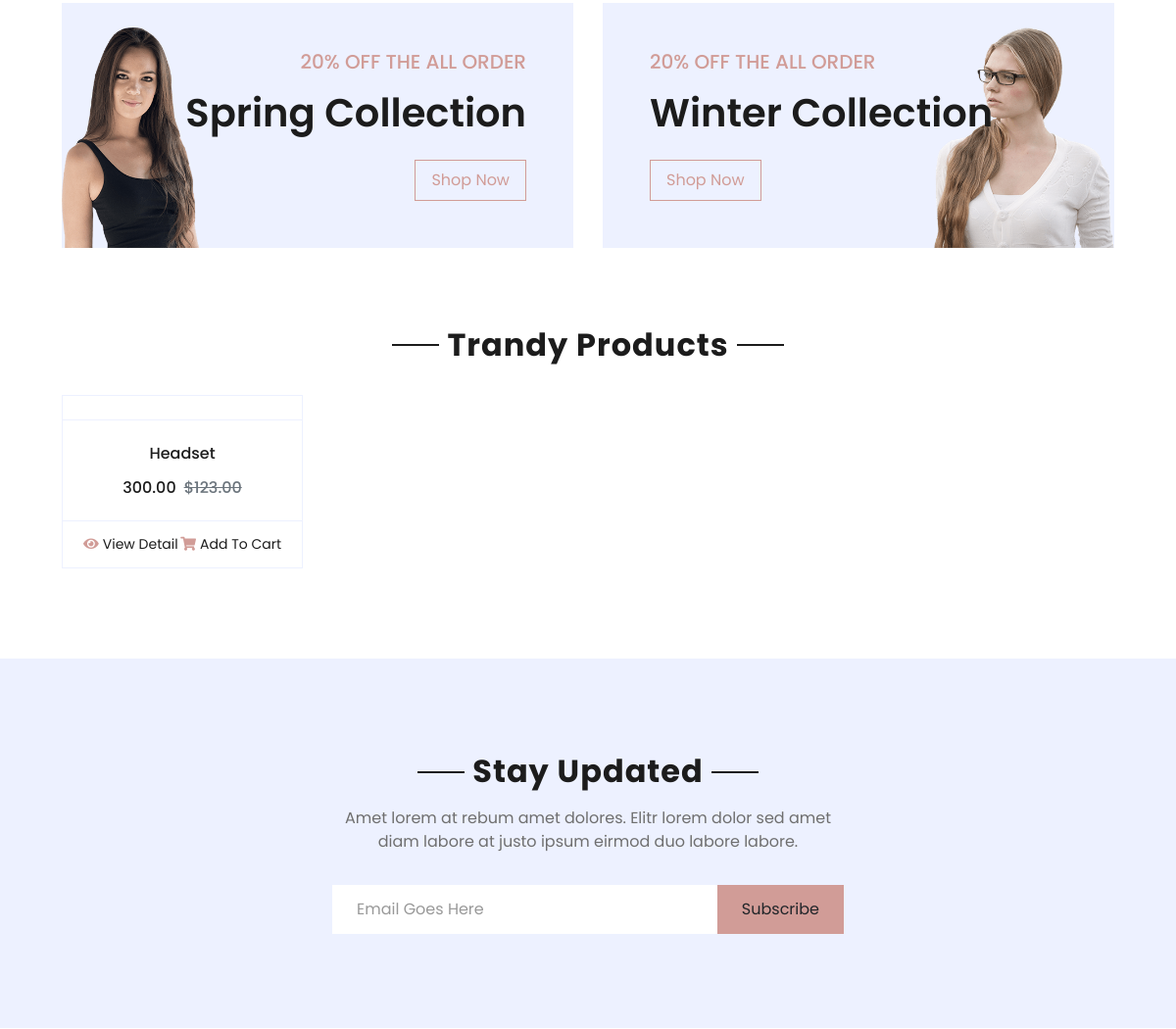
The app's page / (middle part), older data.
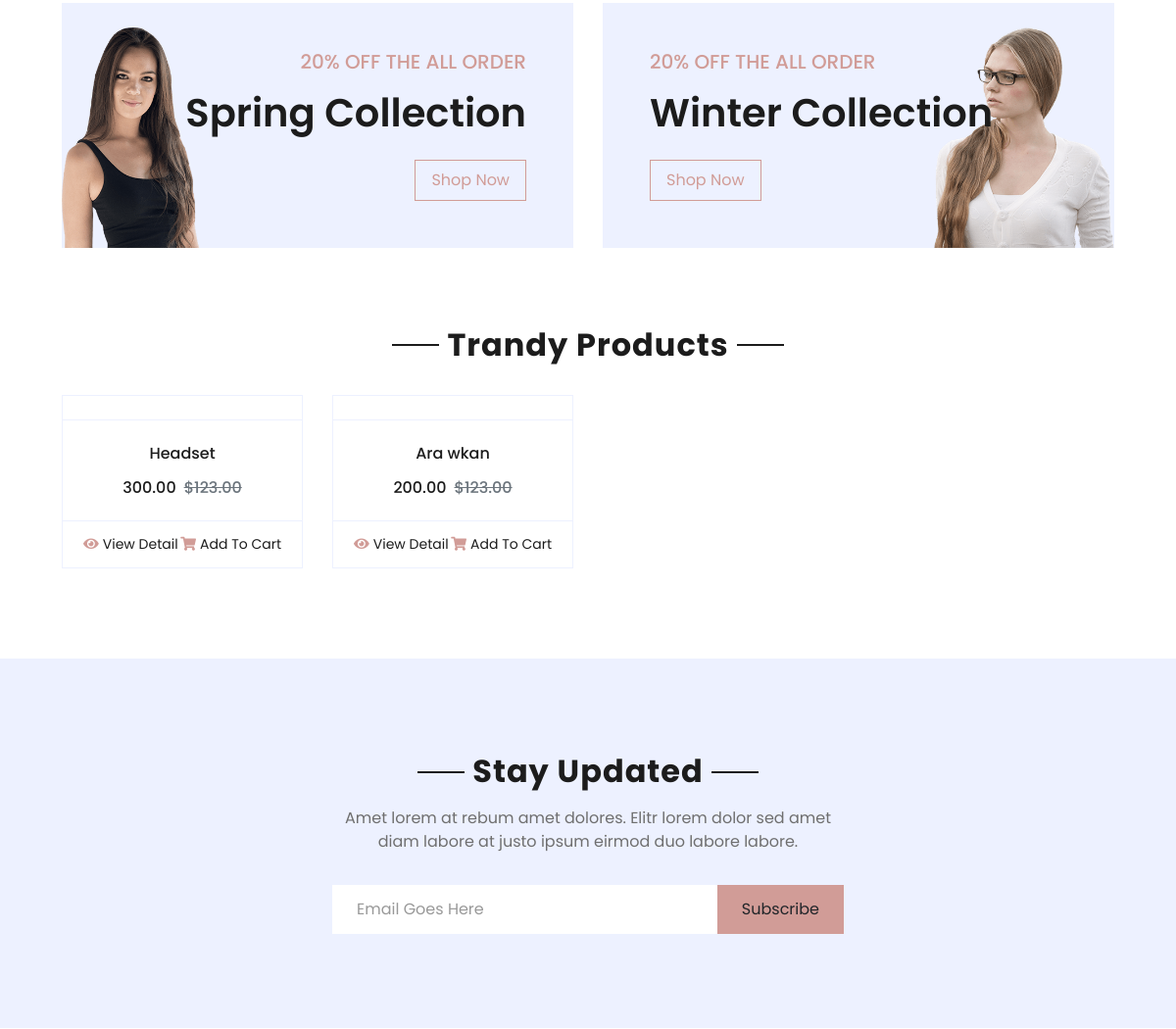
The same page, newer data.
### ProductsApp/models.py (models this page shows, shortened)
class Product(models.Model):
    name = models.CharField(max_length=100)
    category = models.ForeignKey(ProductCategory, on_delete=models.CASCADE)
    description = models.TextField(null=True)
    price = models.DecimalField(max_digits=10, decimal_places=2)
    qty = models.IntegerField()
    image = models.ImageField(upload_to='products/')
    color = models.CharField(max_length=50, null=True)
    size = models.CharField(max_length=10, null=True)

### MainApp/views.py (the view)
# urls.py: path('',views.index, name="index"),
def index(request):
    prod = Product.objects.all()
    return render(request,'index.html',{'prod': prod})

### CartApp/context_processors.py (called while the page is built)
def cart_total_quantity(request):
    total_quantity = 0
    if request.user.is_authenticated:
        cart_items = CartItem.objects.filter(user=request.user)
        total_quantity = cart_items.aggregate(Sum('quantity'))['quantity__sum'] or 0
    return {'total_quantity': total_quantity}

def wishlist_count(request):
    if request.user.is_authenticated:
        return {'wishlist_count': WishlistItem.objects.filter(user=request.user).count()}
    return {'wishlist_count': 0}

### templates/index.html (shortened to what the changed rows need)
{% extends 'base.html' %}
{% load static %}
{% block content %}
<!DOCTYPE html>
<html lang="en">
<head>
    <link href="https://cdnjs.cloudflare.com/ajax/libs/font-awesome/5.10.0/css/all.min.css" rel="stylesheet">
    <link href="{% static 'lib/owlcarousel/assets/owl.carousel.min.css' %}" rel="stylesheet">
    <link href="{% static 'css/style.css'%}" rel="stylesheet">
</head>
<body>
    <div class="container-fluid offer pt-5">
        <div class="row px-xl-5">
            <div class="col-md-6 pb-4">
                <div class="position-relative bg-secondary text-center text-md-right text-white mb-2 py-5 px-5">
                    <div class="position-relative" style="z-index: 1;">
                        <h1 class="mb-4 font-weight-semi-bold">Spring Collection</h1>
                    </div>
                </div>
            </div>
            <div class="col-md-6 pb-4">
                <div class="position-relative bg-secondary text-center text-md-left text-white mb-2 py-5 px-5">
                    <div class="position-relative" style="z-index: 1;">
                        <h1 class="mb-4 font-weight-semi-bold">Winter Collection</h1>
                    </div>
                </div>
            </div>
        </div>
    </div>
    <div class="container-fluid pt-5">
        <div class="text-center mb-4">
            <h2 class="section-title px-5"><span class="px-2">Trandy Products</span></h2>
        </div>
        <div class="row px-xl-5 pb-3">
            {% for pr in prod %}
            <div class="col-lg-3 col-md-6 col-sm-12 pb-1">
                <div class="card product-item border-0 mb-4">
                    <div class="card-header product-img position-relative overflow-hidden bg-transparent border p-0">
                    </div>
                    <div class="card-body border-left border-right text-center p-0 pt-4 pb-3">
                        <h6 class="text-truncate mb-3">{{pr.name}}</h6>
                        <div class="d-flex justify-content-center">
                            <h6>{{pr.price}}</h6><h6 class="text-muted ml-2"><del>$123.00</del></h6>
                        </div>
                    </div>
                    <div class="card-footer d-flex justify-content-between bg-light border">
                        <a href="{% url 'product_detail' pr.id %}" class="btn btn-sm text-dark p-0"><i class="fas fa-eye text-primary mr-1"></i>View Detail</a>
                        <a href="{% url 'CartApp:add_to_cart' product_id=pr.id %}" class="btn btn-sm text-dark p-0"><i class="fas fa-shopping-cart text-primary mr-1"></i>Add To Cart</a>
                    </div>
                </div>
            </div>
            {% endfor%}
        </div>
    </div>
    <div class="container-fluid bg-secondary my-5">
        <div class="row justify-content-md-center py-5 px-xl-5">
            <div class="col-md-6 col-12 py-5">
                <div class="text-center mb-2 pb-2">
                    <h2 class="section-title px-5 mb-3"><span class="bg-secondary px-2">Stay Updated</span></h2>
                </div>
            </div>
        </div>
    </div>
</body>
</html>
{% endblock content%}

Row changes from the older to the newer data that the page shows:
added Product: name "Ara wkan", price "200.00"
